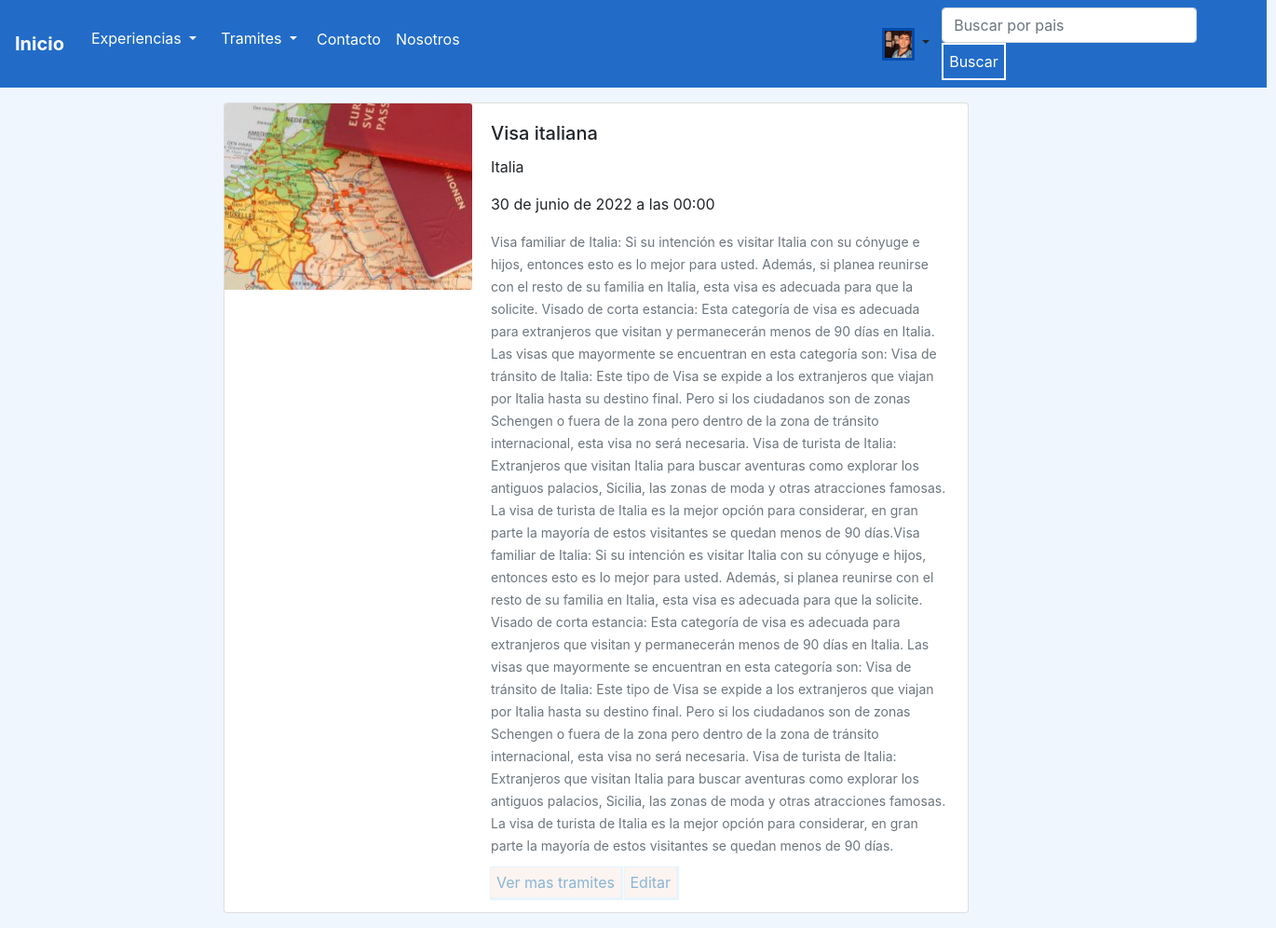
/detalle-tramite/7/ (signed in), run on the app's committed database.
### cuenta/models.py (models this page shows)
class User(AbstractUser):
    descripcion = models.CharField(max_length=100)
    telefono = models.IntegerField(null = Value)
    redes_sociales = models.CharField(max_length=100, null = Value)
    image = models.ImageField(upload_to = 'imagenes_User/', blank=True, null=True )

### tramites/models.py (models this page shows, shortened)
class Tramites(models.Model):
    nombre_tramites = models.CharField(max_length=100)
    pais = models.CharField(max_length=20)
    fecha = models.DateTimeField(null=True)
    descripcion = models.TextField(max_length=5000)
    image = models.ImageField(upload_to = 'imagenes_tramites/', blank=True, null=True)
    is_active = models.BooleanField(default=True)
    class Meta:
        verbose_name = 'Tramites'
        verbose_name_plural = 'Tramites'

### tramites/views.py (the view)
# urls.py: path('detalle-tramite/<int:pk>/', Detail_tramite.as_view(), name = 'detalle-tramite'),
class Detail_tramite(DetailView, LoginRequiredMixin):
    model = Tramites
    template_name= 'tramites/detalle_tramite.html'

### templates/tramites/detalle_tramite.html (shortened to what this page needs)
{% extends 'base.html' %}
{% block contenido %}
<div enctype="multipart/form-data" class="d-flex" style="margin-top:1rem; margin-left:15rem">
    <div class="card mb-3" style="max-width: 800px;">
        <div class="row no-gutters">
          <div class="col-md-4">
            {% if object.image %}
            <img class="card-img-top" src="{{object.image.url}}" alt="Card image cap" style="height: 200px;width: 100%;">
            {% endif %}
          </div>
          <div class="col-md-8">
            <div class="card-body">
              <h5 class="card-title">{{object.nombre_tramites}}</h5>
              <p class="card-text">{{object.pais}}</p>
              <p class="card-text">{{object.fecha}}</p>
              <p class="card-text"><small class="text-muted">{{object.descripcion}}</small></p>
              <a href="/ver-tramites/" class="Boton">Ver mas tramites</a>
               {% if request.user.is_authenticated and request.user.is_superuser %}
                    <a href="/actualizar-tramites/{{object.id}}/" class="Boton">Editar </a>
               {% endif %}
            </div>
          </div>
        </div>
      </div>
{% endblock %}

### templates/base.html (shortened to what this page needs)
<!DOCTYPE html>
<html lang="en">
<head>
    {% load static %}
    <link rel="stylesheet" href="https://cdn.jsdelivr.net/npm/bootstrap@4.6.1/dist/css/bootstrap.min.css"
>
        <link rel="stylesheet"  href="{% static 'blog_viaje-GomezMogniLavezzo/styles.css' %}" type="text/css">
</head>
<header>
    <nav class="navbar navbar-expand-lg navbar "  >
        <a class="navbar-brand text-white" href="/"><b>Inicio </b></a>
        <div class="collapse navbar-collapse" id="navbarSupportedContent">
            <ul class="navbar-nav mr-auto">
                <li class="nav-item" >
                    <div class="btn-group"  >
                        <button type="button" class="btn dropdown-toggle text-white " data-toggle="dropdown" aria-expanded="false" >
                            Experiencias
                        </button>
                </li>
                <li class="nav-item" >
                    <div class="btn-group"  >
                        <button type="button" class="btn dropdown-toggle text-white " data-toggle="dropdown" aria-expanded="false" >
                            Tramites
                        </button>
                </li>
                <li class="nav-item">
                    <a class="nav-link text-white" href="/contacto/">Contacto</a>
                </li>
                <li class="nav-item" >
                    <a class="nav-link text-white" href="/nosotros/">Nosotros</a>
                </li>
                {% if user.is_authenticated %}
                    <div class="btn-group" style="margin-left:27rem ;">
                        <button type="button" class="btn  dropdown-toggle" data-toggle="dropdown" aria-expanded="false" >
                            {% if user.image %}
                               <img src="{{user.image.url}}" width="35px" height="35px" style=" margin-top:2.5%;border-style: solid; border-color: rgb(1, 75, 173);  ">
                            {% else %}
                               <img src="\media\imagenes_User\usuariodefault.jpg" width="35px" height="35px" style=" margin-top:2.5%;border-style: solid; border-color: rgb(1, 75, 173);  ">
                            {% endif %}
                        </button>
                {% endif %}
            </ul>
            <form class="form-inline my-2 my-lg-0" action ="/search_experiencias_view/" method = "GET" style="margin-right: 4%;">
                <input  class="form-control mr-sm-2" type="text" placeholder="Buscar por pais" aria-label="Search" name = 'search'>
                <button class="BotonBuscador " type="submit">Buscar</button>
            </form>
        </div>
    </nav>
</header>
<body >
{% block contenido %}
{% endblock %}
</body>
</html>

### static/blog_viaje-GomezMogniLavezzo/styles.css (style rules this page uses)
html { height: 100%; }
body { background-color: rgb(239, 246, 253); max-width: 1360px; position: absolute; }
header { width: 1360px; background-color: rgb(34, 108, 200); height: 10%; max-height: 10%; display: block; }
.Boton { padding: 6px ; background-color: rgba(252, 244, 241, 0.949); box-shadow: 1px 1px 1px 2px rgba(34, 144, 222, 0.1); color: rgb(136, 181, 213); border-style: initial; border-color: rgba(104, 104, 104, 0.949); text-decoration: solid; }
.BotonBuscador { padding: 6px ; background-color: rgb(34, 108, 200); color: rgb(255, 255, 255); border-color:rgb(255, 255, 255); border-style:solid; }

### data on the page
User: image (picture)
Tramites: image (picture), nombre_tramites "Visa italiana", pais "Italia", fecha "30 de junio de 2022 a las 00:00", descripcion "Visa familiar de Italia: Si su intención es visitar Italia con su cónyuge e hijos, entonces esto es lo mejor para usted. Además, si planea reunirse con el resto de su familia en Italia, esta visa es adecuada para que la solicite. Visado de corta estancia: Esta categoría de visa es adecuada para extranjeros que visitan y permanecerán menos de 90 días en Italia. Las visas que mayormente se encuentran en esta categoría son: Visa de tránsito de Italia: Este tipo de Visa se expide a los extranjeros que viajan por Italia hasta su destino final. Pero si los ciudadanos son de zonas Schengen o fuera de la zona pero dentro de la zona de tránsito internacional, esta visa no será necesaria. Visa de…"
